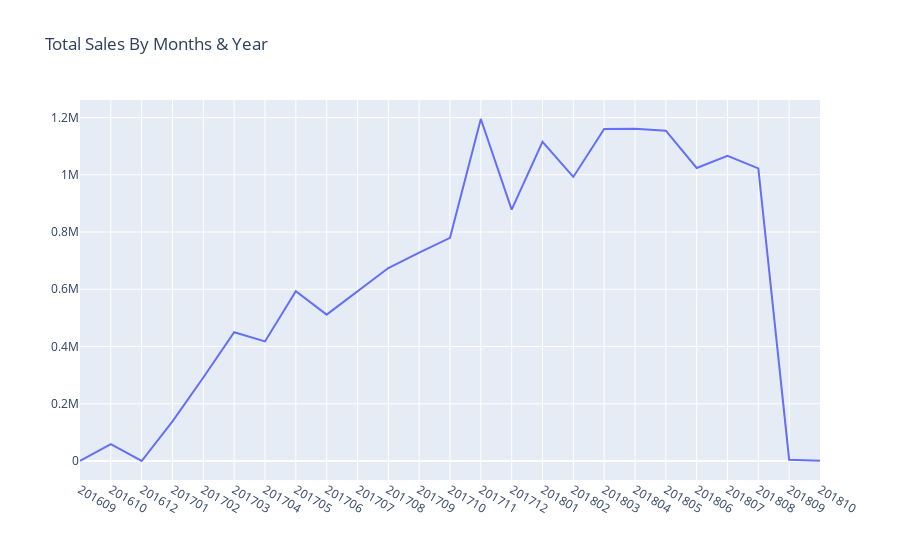

Write notebook code for a chart like this one.
### Code cell
sale_by_month=orders_join_payments.groupby(by='yearmonth')[['payment_value']].sum().reset_index()

plot_data = [
    go.Scatter(
        x=sale_by_month.yearmonth,
        y=sale_by_month.payment_value,
       
    )]

plot_layout = go.Layout(
        xaxis={"type": "category"},
        title='Total Sales By Months & Year'
    )
fig = go.Figure(data=plot_data, layout=plot_layout)
pyoff.iplot(fig)

### Figure 1 — Plotly figure (JSON) as saved in the notebook; plotly's stock layout.template omitted (floating-point values rounded to 4 significant figures)
{"data": [{"type": "scatter", "x": ["201609", "201610", "201612", "201701", "201702", "201703", "201704", "201705", "201706", "201707", "201708", "201709", "201710", "201711", "201712", "201801", "201802", "201803", "201804", "201805", "201806", "201807", "201808", "201809", "201810"], "y": [252.2, 59090.0, 19.62, 138500.0, 291900.0, 449900.0, 417800.0, 592900.0, 511300.0, 592400.0, 674400.0, 727800.0, 779700.0, 1195000.0, 878400.0, 1115000.0, 992500.0, 1160000.0, 1161000.0, 1154000.0, 1024000.0, 1067000.0, 1022000.0, 4440.0, 589.7]}], "layout": {"title": {"text": "Total Sales By Months & Year"}, "xaxis": {"type": "category"}}}
